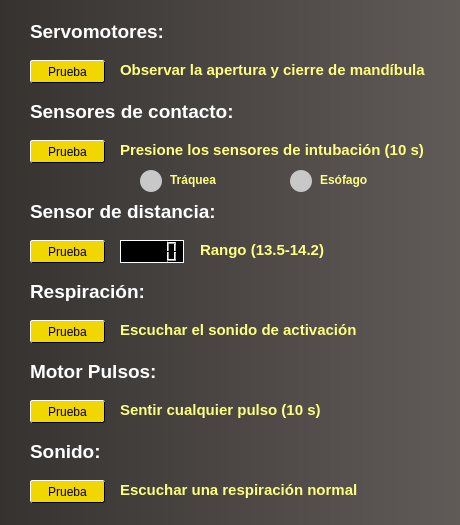
<?xml version="1.0" encoding="UTF-8"?>
<ui version="4.0">
 <class>TestWin</class>
 <widget class="QDialog" name="TestWin">
  <property name="geometry">
   <rect>
    <x>0</x>
    <y>0</y>
    <width>460</width>
    <height>525</height>
   </rect>
  </property>
  <property name="minimumSize">
   <size>
    <width>0</width>
    <height>0</height>
   </size>
  </property>
  <property name="maximumSize">
   <size>
    <width>460</width>
    <height>700</height>
   </size>
  </property>
  <property name="windowTitle">
   <string>Simulador de RCP</string>
  </property>
  <property name="windowIcon">
   <iconset resource="../Resources/Iconos.qrc">
    <normaloff>:/main/Icono.png</normaloff>:/main/Icono.png</iconset>
  </property>
  <property name="styleSheet">
   <string notr="true">background-color: qlineargradient(spread:pad, x1:0, y1:0, x2:1, y2:0, stop:0 rgba(53, 50, 48, 255), stop:1 rgba(97, 91, 88, 255));
</string>
  </property>
  <widget class="QLabel" name="label">
   <property name="geometry">
    <rect>
     <x>30</x>
     <y>20</y>
     <width>151</width>
     <height>21</height>
    </rect>
   </property>
   <property name="font">
    <font>
     <pointsize>10</pointsize>
     <weight>75</weight>
     <bold>true</bold>
    </font>
   </property>
   <property name="styleSheet">
    <string notr="true">background-color: transparent;</string>
   </property>
   <property name="frameShape">
    <enum>QFrame::NoFrame</enum>
   </property>
   <property name="text">
    <string>&lt;html&gt;&lt;head/&gt;&lt;body&gt;&lt;p&gt;&lt;span style=&quot; font-size:14pt; color:#ffffff;&quot;&gt;Servomotores:&lt;/span&gt;&lt;/p&gt;&lt;/body&gt;&lt;/html&gt;</string>
   </property>
   <property name="textFormat">
    <enum>Qt::AutoText</enum>
   </property>
  </widget>
  <widget class="QLabel" name="label_4">
   <property name="geometry">
    <rect>
     <x>30</x>
     <y>100</y>
     <width>221</width>
     <height>21</height>
    </rect>
   </property>
   <property name="font">
    <font>
     <pointsize>10</pointsize>
     <weight>75</weight>
     <bold>true</bold>
    </font>
   </property>
   <property name="styleSheet">
    <string notr="true">background-color: transparent;</string>
   </property>
   <property name="frameShape">
    <enum>QFrame::NoFrame</enum>
   </property>
   <property name="text">
    <string>&lt;html&gt;&lt;head/&gt;&lt;body&gt;&lt;p&gt;&lt;span style=&quot; font-size:14pt; color:#ffffff;&quot;&gt;Sensores de contacto:&lt;/span&gt;&lt;/p&gt;&lt;/body&gt;&lt;/html&gt;</string>
   </property>
   <property name="textFormat">
    <enum>Qt::AutoText</enum>
   </property>
  </widget>
  <widget class="QLabel" name="label_5">
   <property name="geometry">
    <rect>
     <x>30</x>
     <y>200</y>
     <width>201</width>
     <height>21</height>
    </rect>
   </property>
   <property name="font">
    <font>
     <pointsize>10</pointsize>
     <weight>75</weight>
     <bold>true</bold>
    </font>
   </property>
   <property name="styleSheet">
    <string notr="true">background-color: transparent;</string>
   </property>
   <property name="frameShape">
    <enum>QFrame::NoFrame</enum>
   </property>
   <property name="text">
    <string>&lt;html&gt;&lt;head/&gt;&lt;body&gt;&lt;p&gt;&lt;span style=&quot; font-size:14pt; color:#ffffff;&quot;&gt;Sensor de distancia:&lt;/span&gt;&lt;/p&gt;&lt;/body&gt;&lt;/html&gt;</string>
   </property>
   <property name="textFormat">
    <enum>Qt::AutoText</enum>
   </property>
  </widget>
  <widget class="QLabel" name="label_6">
   <property name="geometry">
    <rect>
     <x>30</x>
     <y>280</y>
     <width>161</width>
     <height>21</height>
    </rect>
   </property>
   <property name="font">
    <font>
     <pointsize>10</pointsize>
     <weight>75</weight>
     <bold>true</bold>
    </font>
   </property>
   <property name="styleSheet">
    <string notr="true">background-color: transparent;</string>
   </property>
   <property name="frameShape">
    <enum>QFrame::NoFrame</enum>
   </property>
   <property name="text">
    <string>&lt;html&gt;&lt;head/&gt;&lt;body&gt;&lt;p&gt;&lt;span style=&quot; font-size:14pt; color:#ffffff;&quot;&gt;Respiración:&lt;/span&gt;&lt;/p&gt;&lt;/body&gt;&lt;/html&gt;</string>
   </property>
   <property name="textFormat">
    <enum>Qt::AutoText</enum>
   </property>
  </widget>
  <widget class="QLabel" name="label_7">
   <property name="geometry">
    <rect>
     <x>30</x>
     <y>360</y>
     <width>141</width>
     <height>21</height>
    </rect>
   </property>
   <property name="font">
    <font>
     <pointsize>10</pointsize>
     <weight>75</weight>
     <bold>true</bold>
    </font>
   </property>
   <property name="styleSheet">
    <string notr="true">background-color: transparent;</string>
   </property>
   <property name="frameShape">
    <enum>QFrame::NoFrame</enum>
   </property>
   <property name="text">
    <string>&lt;html&gt;&lt;head/&gt;&lt;body&gt;&lt;p&gt;&lt;span style=&quot; font-size:14pt; color:#ffffff;&quot;&gt;Motor Pulsos:&lt;/span&gt;&lt;/p&gt;&lt;/body&gt;&lt;/html&gt;</string>
   </property>
   <property name="textFormat">
    <enum>Qt::AutoText</enum>
   </property>
  </widget>
  <widget class="QPushButton" name="btnpservos">
   <property name="enabled">
    <bool>true</bool>
   </property>
   <property name="geometry">
    <rect>
     <x>30</x>
     <y>60</y>
     <width>75</width>
     <height>23</height>
    </rect>
   </property>
   <property name="styleSheet">
    <string notr="true">QPushButton{
background-color: rgb(241, 214, 0);
border: 1px solid;
border-radius:2px;
border-left-color:rgb(255, 255, 255);
border-top-color:rgb(255, 255, 255);
border-right-color:rgb(0, 0, 0);
border-bottom-color:rgb(0, 0, 0);
 }
QPushButton:pressed{ 
background-color: rgb(194, 251, 21);
border-right-color:rgb(100, 100, 100);
border-bottom-color:rgb(100, 100, 100);
border-left-color:rgb(100, 100, 100);
border-top-color:rgb(100, 100, 100);
 }</string>
   </property>
   <property name="text">
    <string>Prueba</string>
   </property>
  </widget>
  <widget class="QLabel" name="label_2">
   <property name="geometry">
    <rect>
     <x>120</x>
     <y>60</y>
     <width>321</width>
     <height>21</height>
    </rect>
   </property>
   <property name="styleSheet">
    <string notr="true">background-color: rgb(255, 255, 255,0);</string>
   </property>
   <property name="text">
    <string>&lt;html&gt;&lt;head/&gt;&lt;body&gt;&lt;p&gt;&lt;span style=&quot; font-size:11pt; font-weight:600; color:#ffff7f;&quot;&gt;Observar la apertura y cierre de mandíbula&lt;/span&gt;&lt;/p&gt;&lt;/body&gt;&lt;/html&gt;</string>
   </property>
  </widget>
  <widget class="QLabel" name="label_3">
   <property name="geometry">
    <rect>
     <x>120</x>
     <y>140</y>
     <width>321</width>
     <height>21</height>
    </rect>
   </property>
   <property name="styleSheet">
    <string notr="true">background-color: rgb(255, 255, 255,0);</string>
   </property>
   <property name="text">
    <string>&lt;html&gt;&lt;head/&gt;&lt;body&gt;&lt;p&gt;&lt;span style=&quot; font-size:11pt; font-weight:600; color:#ffff7f;&quot;&gt;Presione los sensores de intubación (10 s)&lt;/span&gt;&lt;/p&gt;&lt;/body&gt;&lt;/html&gt;</string>
   </property>
  </widget>
  <widget class="QPushButton" name="btnpfinc">
   <property name="enabled">
    <bool>true</bool>
   </property>
   <property name="geometry">
    <rect>
     <x>30</x>
     <y>140</y>
     <width>75</width>
     <height>23</height>
    </rect>
   </property>
   <property name="styleSheet">
    <string notr="true">QPushButton{
background-color: rgb(241, 214, 0);
border: 1px solid;
border-radius:2px;
border-left-color:rgb(255, 255, 255);
border-top-color:rgb(255, 255, 255);
border-right-color:rgb(0, 0, 0);
border-bottom-color:rgb(0, 0, 0);
 }
QPushButton:pressed{ 
background-color: rgb(194, 251, 21);
border-right-color:rgb(100, 100, 100);
border-bottom-color:rgb(100, 100, 100);
border-left-color:rgb(100, 100, 100);
border-top-color:rgb(100, 100, 100);
 }</string>
   </property>
   <property name="text">
    <string>Prueba</string>
   </property>
  </widget>
  <widget class="QLabel" name="lbtraquea">
   <property name="enabled">
    <bool>true</bool>
   </property>
   <property name="geometry">
    <rect>
     <x>140</x>
     <y>170</y>
     <width>22</width>
     <height>22</height>
    </rect>
   </property>
   <property name="styleSheet">
    <string notr="true">background-color: rgb(200, 200, 200);
border-radius:11px;
</string>
   </property>
   <property name="text">
    <string/>
   </property>
  </widget>
  <widget class="QLabel" name="lbesofago">
   <property name="geometry">
    <rect>
     <x>290</x>
     <y>170</y>
     <width>22</width>
     <height>22</height>
    </rect>
   </property>
   <property name="styleSheet">
    <string notr="true">background-color: rgb(200, 200, 200);
border-radius:11px;</string>
   </property>
   <property name="inputMethodHints">
    <set>Qt::ImhNone</set>
   </property>
   <property name="text">
    <string/>
   </property>
  </widget>
  <widget class="QLabel" name="label_10">
   <property name="geometry">
    <rect>
     <x>200</x>
     <y>240</y>
     <width>141</width>
     <height>21</height>
    </rect>
   </property>
   <property name="styleSheet">
    <string notr="true">background-color: rgb(255, 255, 255,0);</string>
   </property>
   <property name="text">
    <string>&lt;html&gt;&lt;head/&gt;&lt;body&gt;&lt;p&gt;&lt;span style=&quot; font-size:11pt; font-weight:600; color:#ffff7f;&quot;&gt;Rango (13.5-14.2)&lt;/span&gt;&lt;/p&gt;&lt;/body&gt;&lt;/html&gt;</string>
   </property>
  </widget>
  <widget class="QPushButton" name="btnpsharp">
   <property name="enabled">
    <bool>true</bool>
   </property>
   <property name="geometry">
    <rect>
     <x>30</x>
     <y>240</y>
     <width>75</width>
     <height>23</height>
    </rect>
   </property>
   <property name="styleSheet">
    <string notr="true">QPushButton{
background-color: rgb(241, 214, 0);
border: 1px solid;
border-radius:2px;
border-left-color:rgb(255, 255, 255);
border-top-color:rgb(255, 255, 255);
border-right-color:rgb(0, 0, 0);
border-bottom-color:rgb(0, 0, 0);
 }
QPushButton:pressed{ 
background-color: rgb(194, 251, 21);
border-right-color:rgb(100, 100, 100);
border-bottom-color:rgb(100, 100, 100);
border-left-color:rgb(100, 100, 100);
border-top-color:rgb(100, 100, 100);
 }</string>
   </property>
   <property name="text">
    <string>Prueba</string>
   </property>
  </widget>
  <widget class="QLCDNumber" name="lcd">
   <property name="geometry">
    <rect>
     <x>120</x>
     <y>240</y>
     <width>64</width>
     <height>23</height>
    </rect>
   </property>
   <property name="styleSheet">
    <string notr="true">background-color: rgb(0, 0, 0);
border: 1px solid;
border-color:rgb(255, 255, 255);</string>
   </property>
  </widget>
  <widget class="QPushButton" name="btnpev">
   <property name="enabled">
    <bool>true</bool>
   </property>
   <property name="geometry">
    <rect>
     <x>30</x>
     <y>320</y>
     <width>75</width>
     <height>23</height>
    </rect>
   </property>
   <property name="styleSheet">
    <string notr="true">QPushButton{
background-color: rgb(241, 214, 0);
border: 1px solid;
border-radius:2px;
border-left-color:rgb(255, 255, 255);
border-top-color:rgb(255, 255, 255);
border-right-color:rgb(0, 0, 0);
border-bottom-color:rgb(0, 0, 0);
 }
QPushButton:pressed{ 
background-color: rgb(194, 251, 21);
border-right-color:rgb(100, 100, 100);
border-bottom-color:rgb(100, 100, 100);
border-left-color:rgb(100, 100, 100);
border-top-color:rgb(100, 100, 100);
 }</string>
   </property>
   <property name="text">
    <string>Prueba</string>
   </property>
  </widget>
  <widget class="QLabel" name="label_11">
   <property name="geometry">
    <rect>
     <x>120</x>
     <y>320</y>
     <width>241</width>
     <height>21</height>
    </rect>
   </property>
   <property name="styleSheet">
    <string notr="true">background-color: rgb(255, 255, 255,0);</string>
   </property>
   <property name="text">
    <string>&lt;html&gt;&lt;head/&gt;&lt;body&gt;&lt;p&gt;&lt;span style=&quot; font-size:11pt; font-weight:600; color:#ffff7f;&quot;&gt;Escuchar el sonido de activación&lt;/span&gt;&lt;/p&gt;&lt;/body&gt;&lt;/html&gt;</string>
   </property>
  </widget>
  <widget class="QLabel" name="label_12">
   <property name="geometry">
    <rect>
     <x>320</x>
     <y>170</y>
     <width>61</width>
     <height>21</height>
    </rect>
   </property>
   <property name="styleSheet">
    <string notr="true">background-color: rgb(255, 255, 255,0);</string>
   </property>
   <property name="text">
    <string>&lt;html&gt;&lt;head/&gt;&lt;body&gt;&lt;p&gt;&lt;span style=&quot; font-size:9pt; font-weight:600; color:#ffff7f;&quot;&gt;Esófago&lt;/span&gt;&lt;/p&gt;&lt;/body&gt;&lt;/html&gt;</string>
   </property>
  </widget>
  <widget class="QLabel" name="label_13">
   <property name="geometry">
    <rect>
     <x>170</x>
     <y>170</y>
     <width>61</width>
     <height>21</height>
    </rect>
   </property>
   <property name="styleSheet">
    <string notr="true">background-color: rgb(255, 255, 255,0);</string>
   </property>
   <property name="text">
    <string>&lt;html&gt;&lt;head/&gt;&lt;body&gt;&lt;p&gt;&lt;span style=&quot; font-size:9pt; font-weight:600; color:#ffff7f;&quot;&gt;Tráquea&lt;/span&gt;&lt;/p&gt;&lt;/body&gt;&lt;/html&gt;</string>
   </property>
  </widget>
  <widget class="QPushButton" name="btnppulso">
   <property name="enabled">
    <bool>true</bool>
   </property>
   <property name="geometry">
    <rect>
     <x>30</x>
     <y>400</y>
     <width>75</width>
     <height>23</height>
    </rect>
   </property>
   <property name="styleSheet">
    <string notr="true">QPushButton{
background-color: rgb(241, 214, 0);
border: 1px solid;
border-radius:2px;
border-left-color:rgb(255, 255, 255);
border-top-color:rgb(255, 255, 255);
border-right-color:rgb(0, 0, 0);
border-bottom-color:rgb(0, 0, 0);
 }
QPushButton:pressed{ 
background-color: rgb(194, 251, 21);
border-right-color:rgb(100, 100, 100);
border-bottom-color:rgb(100, 100, 100);
border-left-color:rgb(100, 100, 100);
border-top-color:rgb(100, 100, 100);
 }</string>
   </property>
   <property name="text">
    <string>Prueba</string>
   </property>
  </widget>
  <widget class="QLabel" name="label_14">
   <property name="geometry">
    <rect>
     <x>120</x>
     <y>400</y>
     <width>281</width>
     <height>21</height>
    </rect>
   </property>
   <property name="styleSheet">
    <string notr="true">background-color: rgb(255, 255, 255,0);</string>
   </property>
   <property name="text">
    <string>&lt;html&gt;&lt;head/&gt;&lt;body&gt;&lt;p&gt;&lt;span style=&quot; font-size:11pt; font-weight:600; color:#ffff7f;&quot;&gt;Sentir cualquier pulso (10 s)&lt;/span&gt;&lt;/p&gt;&lt;/body&gt;&lt;/html&gt;</string>
   </property>
  </widget>
  <widget class="QPushButton" name="btnpsonido">
   <property name="enabled">
    <bool>true</bool>
   </property>
   <property name="geometry">
    <rect>
     <x>30</x>
     <y>480</y>
     <width>75</width>
     <height>23</height>
    </rect>
   </property>
   <property name="styleSheet">
    <string notr="true">QPushButton{
background-color: rgb(241, 214, 0);
border: 1px solid;
border-radius:2px;
border-left-color:rgb(255, 255, 255);
border-top-color:rgb(255, 255, 255);
border-right-color:rgb(0, 0, 0);
border-bottom-color:rgb(0, 0, 0);
 }
QPushButton:pressed{ 
background-color: rgb(194, 251, 21);
border-right-color:rgb(100, 100, 100);
border-bottom-color:rgb(100, 100, 100);
border-left-color:rgb(100, 100, 100);
border-top-color:rgb(100, 100, 100);
 }</string>
   </property>
   <property name="text">
    <string>Prueba</string>
   </property>
  </widget>
  <widget class="QLabel" name="label_8">
   <property name="geometry">
    <rect>
     <x>30</x>
     <y>440</y>
     <width>141</width>
     <height>21</height>
    </rect>
   </property>
   <property name="font">
    <font>
     <pointsize>10</pointsize>
     <weight>75</weight>
     <bold>true</bold>
    </font>
   </property>
   <property name="styleSheet">
    <string notr="true">background-color: transparent;</string>
   </property>
   <property name="frameShape">
    <enum>QFrame::NoFrame</enum>
   </property>
   <property name="text">
    <string>&lt;html&gt;&lt;head/&gt;&lt;body&gt;&lt;p&gt;&lt;span style=&quot; font-size:14pt; color:#ffffff;&quot;&gt;Sonido:&lt;/span&gt;&lt;/p&gt;&lt;/body&gt;&lt;/html&gt;</string>
   </property>
   <property name="textFormat">
    <enum>Qt::AutoText</enum>
   </property>
  </widget>
  <widget class="QLabel" name="label_15">
   <property name="geometry">
    <rect>
     <x>120</x>
     <y>480</y>
     <width>261</width>
     <height>21</height>
    </rect>
   </property>
   <property name="styleSheet">
    <string notr="true">background-color: rgb(255, 255, 255,0);</string>
   </property>
   <property name="text">
    <string>&lt;html&gt;&lt;head/&gt;&lt;body&gt;&lt;p&gt;&lt;span style=&quot; font-size:11pt; font-weight:600; color:#ffff7f;&quot;&gt;Escuchar una respiración normal&lt;/span&gt;&lt;/p&gt;&lt;/body&gt;&lt;/html&gt;</string>
   </property>
  </widget>
 </widget>
 <resources>
  <include location="../Resources/Iconos.qrc"/>
 </resources>
 <connections/>
</ui>
